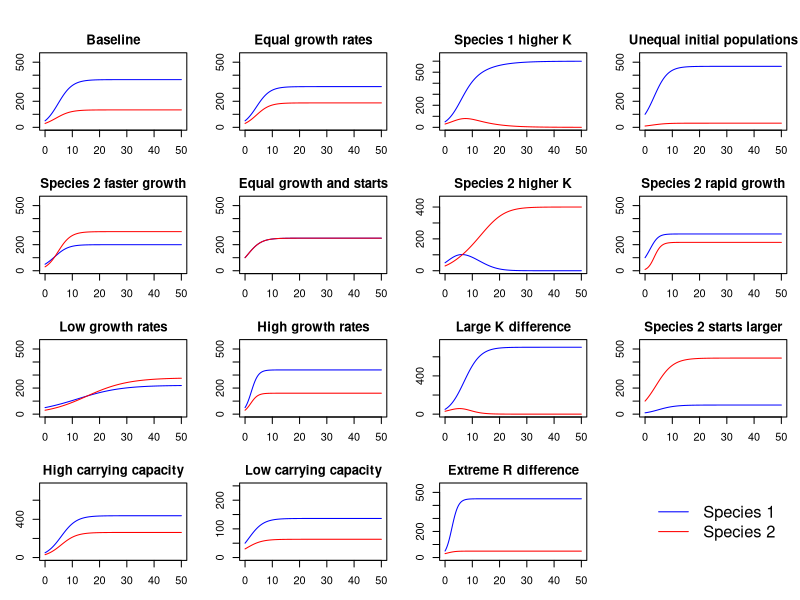
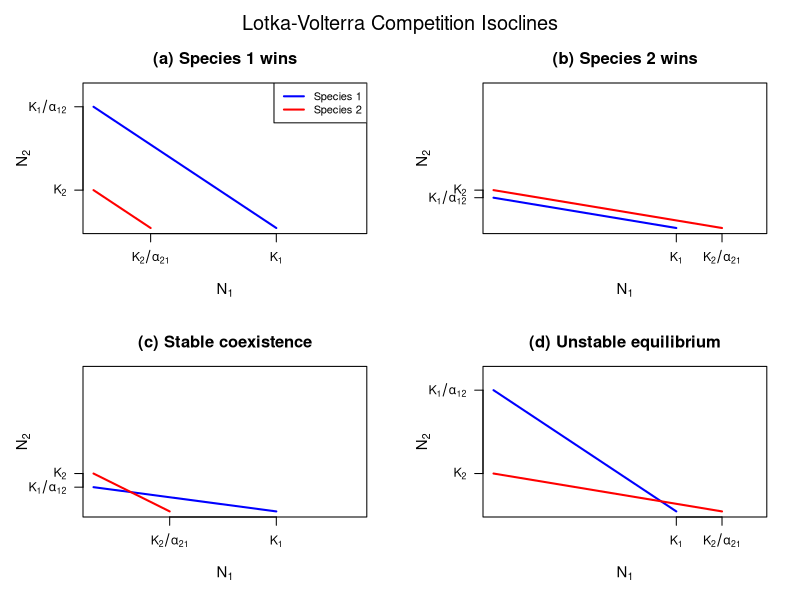
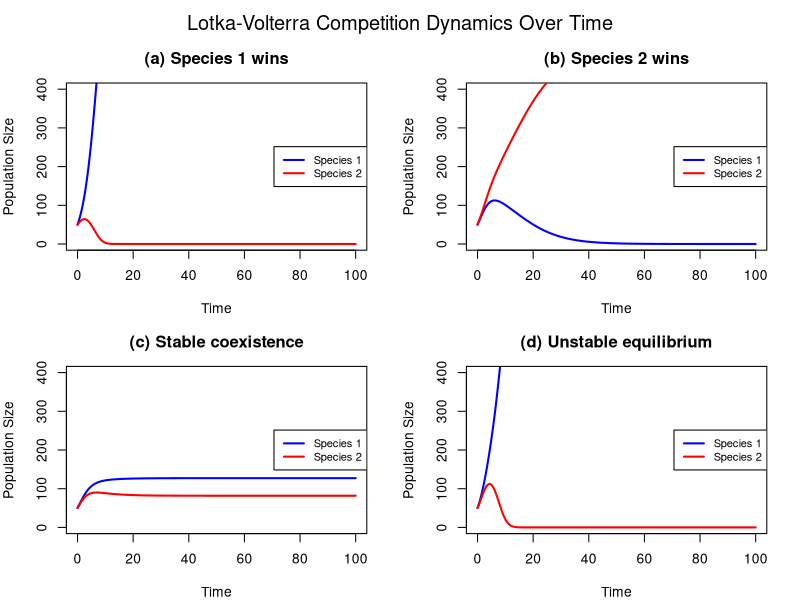

These charts were generated, in order, by the following R code:
## ---- chunk 1
knitr::opts_chunk$set(echo = TRUE)
## ---- chunk 2
# intrinsic growth factors
growth_rate_1 <- 0.4
growth_rate_2 <- 0.3

# Carrying capacity
carry_cap <- 500

# Initial population sizes
init_pop_1 <- 50
init_pop_2 <- 30

# Time resolution
t_res <- 0.05

# Array of time units from t = 0 -> t = 50
t_vec <- seq(from=0, to=50, by=t_res)
## ---- chunk 3
N <- function(dt, t, r1, r2, k1, k2, n0_1, n0_2) {
  
  # initialize vectors
  rows <- length(t)
  n1_vec <- rep(0, rows)
  n1_vec[1] <- n0_1
  n2_vec <- rep(0, rows)
  n2_vec[1] <- n0_2
  
  # calculate n1 and n2
  for (i in 2:rows) {
    n1_prev <- n1_vec[i-1]
    n2_prev <- n2_vec[i-1]
    n1_p_n2 <- n1_prev + n2_prev
    n1_vec[i] <- n1_prev + dt * r1 * n1_prev * (1 - n1_p_n2/k1)
    n2_vec[i] <- n2_prev + dt * r2 * n2_prev * (1 - n1_p_n2/k2)
  }
  
  # output as df
  df <- data.frame(Time = t, N1 = n1_vec, N2 = n2_vec)
  return(df)
}

## ---- chunk 4
# Exploration: Effect of changing parameters
par(mfrow = c(4, 4), mar = c(3, 3, 2, 1), oma = c(0, 0, 2, 0))  # Adjust margins
# 1. Baseline parameters
res1 <- N(t_res, t_vec, 0.4, 0.3, 500, 500, 50, 30)
plot(res1$Time, res1$N1, type = "l", col = "blue", ylim = c(0, 550),
  ylab = "Population", xlab = "Time", main = "Baseline")
lines(res1$Time, res1$N2, col = "red")

# 2. Equal growth rates
res2 <- N(t_res, t_vec, 0.4, 0.4, 500, 500, 50, 30)
plot(res2$Time, res2$N1, type = "l", col = "blue", ylim = c(0, 550),
  ylab = "Population", xlab = "Time", main = "Equal growth rates")
lines(res2$Time, res2$N2, col = "red")

# 3. Species 1 higher K
res3 <- N(t_res, t_vec, 0.4, 0.3, 600, 400, 50, 30)
plot(res3$Time, res3$N1, type = "l", col = "blue", ylim = c(0, 650),
  ylab = "Population", xlab = "Time", main = "Species 1 higher K")
lines(res3$Time, res3$N2, col = "red")

# 4. Unequal starting populations
res4 <- N(t_res, t_vec, 0.4, 0.3, 500, 500, 100, 10)
plot(res4$Time, res4$N1, type = "l", col = "blue", ylim = c(0, 550),
  ylab = "Population", xlab = "Time", main = "Unequal initial populations")
lines(res4$Time, res4$N2, col = "red")

# 5. Species 2 higher growth rate
res5 <- N(t_res, t_vec, 0.3, 0.5, 500, 500, 50, 30)
plot(res5$Time, res5$N1, type = "l", col = "blue", ylim = c(0, 550),
  ylab = "Population", xlab = "Time", main = "Species 2 faster growth")
lines(res5$Time, res5$N2, col = "red")

# 6. Equal growth and equal starts
res6 <- N(t_res, t_vec, 0.4, 0.4, 500, 500, 100, 100)
plot(res6$Time, res6$N1, type = "l", col = "blue", ylim = c(0, 550),
  ylab = "Population", xlab = "Time", main = "Equal growth and starts")
lines(res6$Time, res6$N2, col = "red")

# 7. Species 2 higher K
res7 <- N(t_res, t_vec, 0.4, 0.3, 200, 400, 50, 30)
plot(res7$Time, res7$N1, type = "l", col = "blue", ylim = c(0, 450),
  ylab = "Population", xlab = "Time", main = "Species 2 higher K")
lines(res7$Time, res7$N2, col = "red")

# 8. Species 2 much faster growth
res8 <- N(t_res, t_vec, 0.4, 1.2, 500, 500, 100, 10)
plot(res8$Time, res8$N1, type = "l", col = "blue", ylim = c(0, 550),
  ylab = "Population", xlab = "Time", main = "Species 2 rapid growth")
lines(res8$Time, res8$N2, col = "red")

# 9. Low growth rates
res9 <- N(t_res, t_vec, 0.1, 0.15, 500, 500, 50, 30)
plot(res9$Time, res9$N1, type = "l", col = "blue", ylim = c(0, 550),
  ylab = "Population", xlab = "Time", main = "Low growth rates")
lines(res9$Time, res9$N2, col = "red")

# 10. High growth rates
res10 <- N(t_res, t_vec, 0.8, 0.7, 500, 500, 50, 30)
plot(res10$Time, res10$N1, type = "l", col = "blue", ylim = c(0, 550),
  ylab = "Population", xlab = "Time", main = "High growth rates")
lines(res10$Time, res10$N2, col = "red")

# 11. Very different K values
res11 <- N(t_res, t_vec, 0.4, 0.3, 700, 300, 50, 30)
plot(res11$Time, res11$N1, type = "l", col = "blue", ylim = c(0, 750),
  ylab = "Population", xlab = "Time", main = "Large K difference")
lines(res11$Time, res11$N2, col = "red")

# 12. Reversed initial populations
res12 <- N(t_res, t_vec, 0.4, 0.3, 500, 500, 10, 100)
plot(res12$Time, res12$N1, type = "l", col = "blue", ylim = c(0, 550),
  ylab = "Population", xlab = "Time", main = "Species 2 starts larger")
lines(res12$Time, res12$N2, col = "red")

# 13. Moderate growth, high K
res13 <- N(t_res, t_vec, 0.35, 0.35, 700, 700, 50, 30)
plot(res13$Time, res13$N1, type = "l", col = "blue", ylim = c(0, 750),
  ylab = "Population", xlab = "Time", main = "High carrying capacity")
lines(res13$Time, res13$N2, col = "red")

# 14. Low K values
res14 <- N(t_res, t_vec, 0.4, 0.3, 200, 200, 50, 30)
plot(res14$Time, res14$N1, type = "l", col = "blue", ylim = c(0, 250),
  ylab = "Population", xlab = "Time", main = "Low carrying capacity")
lines(res14$Time, res14$N2, col = "red")

# 15. Extreme growth difference
res15 <- N(t_res, t_vec, 0.9, 0.2, 500, 500, 50, 30)
plot(res15$Time, res15$N1, type = "l", col = "blue", ylim = c(0, 550),
  ylab = "Population", xlab = "Time", main = "Extreme R difference")
lines(res15$Time, res15$N2, col = "red")

# 16. Legend plot (empty with just legend)
plot.new()
legend("center", legend = c("Species 1", "Species 2"), 
  col = c("blue", "red"), lty = 1, cex = 1.5, bty = "n")

par(mfrow = c(1, 1))  # Reset to single plot
## ---- chunk 5
N_asym <- function(dt, t, r1, r2, k1, k2, n0_1, n0_2, alpha_1, alpha_2) {
  
  # initialize vectors
  rows <- length(t)
  n1_vec <- rep(0, rows)
  n1_vec[1] <- n0_1
  n2_vec <- rep(0, rows)
  n2_vec[1] <- n0_2
  
  # calculate n1 and n2
  for (i in 2:rows) {
    n1_prev <- n1_vec[i-1]
    n2_prev <- n2_vec[i-1]
    n1_vec[i] <- n1_prev + dt * r1 * n1_prev * ((k1 - (alpha_1 * n1_prev + n2_prev))/k1)
    n2_vec[i] <- n2_prev + dt * r2 * n2_prev * ((k2 - (n1_prev + alpha_2 * n2_prev))/k2)
  }
  
  # output as df
  df <- data.frame(Time = t, N1 = n1_vec, N2 = n2_vec)
  return(df)
}
## ---- chunk 6
# set carrying capacities
k1 <- 400
k2 <- 250

# set competitive exclusion parameters to match the four scenarios
# Scenario A: Species 1 wins (K1 > K2/α21 AND K1/α12 > K2)
alpha_1a <- 0.5
alpha_2a <- 2

# Scenario B: Species 2 wins (K2 > K1/α12 AND K2/α21 > K1)
alpha_1b <- 2
alpha_2b <- 0.5

# Scenario C: Stable coexistence (K1 > K2/α21 AND K2 > K1/α12)
alpha_1c <- 2.5
alpha_2c <- 1.5

# Scenario D: Unstable equilibrium (K1/α12 > K2 AND K2/α21 > K1)
alpha_1d <- 0.5
alpha_2d <- 0.5

# Set consistent axis limits
xlim <- c(0, max(k1, k2/alpha_2a, k2/alpha_2b, k2/alpha_2c, k2/alpha_2d) * 1.15)
ylim <- c(0, max(k2, k1/alpha_1a, k1/alpha_1b, k1/alpha_1c, k1/alpha_1d) * 1.15)

par(mfrow = c(2, 2), mar = c(5, 5, 3, 2), oma = c(0, 0, 2, 0))

# Scenario A - Species 1 wins
plot(c(k1, 0), c(0, k1/alpha_1a), type = "l", col = "blue", lwd = 2,
  xlim = xlim, ylim = ylim, xlab = "", ylab = "", main = "(a) Species 1 wins",
  xaxt = "n", yaxt = "n")
lines(c(0, k2/alpha_2a), c(k2, 0), col = "red", lwd = 2)
axis(1, at = c(k2/alpha_2a, k1), labels = c(expression(K[2]/alpha[21]), expression(K[1])), 
  las = 1, cex.axis = 0.9)
axis(2, at = c(k2, k1/alpha_1a), labels = c(expression(K[2]), expression(K[1]/alpha[12])), 
  las = 2, cex.axis = 0.9)
mtext(expression(N[1]), side = 1, line = 3, cex = 0.9)
mtext(expression(N[2]), side = 2, line = 3, cex = 0.9)
legend("topright", legend = c("Species 1", "Species 2"), col = c("blue", "red"), lwd = 2, cex = 0.8)

# Scenario B - Species 2 wins
plot(c(k1, 0), c(0, k1/alpha_1b), type = "l", col = "blue", lwd = 2,
  xlim = xlim, ylim = ylim, xlab = "", ylab = "", main = "(b) Species 2 wins",
  xaxt = "n", yaxt = "n")
lines(c(0, k2/alpha_2b), c(k2, 0), col = "red", lwd = 2)
axis(1, at = c(k1, k2/alpha_2b), labels = c(expression(K[1]), expression(K[2]/alpha[21])), 
  las = 1, cex.axis = 0.9)
axis(2, at = c(k1/alpha_1b, k2), labels = c(expression(K[1]/alpha[12]), expression(K[2])), 
  las = 2, cex.axis = 0.9)
mtext(expression(N[1]), side = 1, line = 3, cex = 0.9)
mtext(expression(N[2]), side = 2, line = 3, cex = 0.9)

# Scenario C - Stable coexistence
plot(c(k1, 0), c(0, k1/alpha_1c), type = "l", col = "blue", lwd = 2,
  xlim = xlim, ylim = ylim, xlab = "", ylab = "", main = "(c) Stable coexistence",
  xaxt = "n", yaxt = "n")
lines(c(0, k2/alpha_2c), c(k2, 0), col = "red", lwd = 2)
axis(1, at = c(k2/alpha_2c, k1), labels = c(expression(K[2]/alpha[21]), expression(K[1])), 
  las = 1, cex.axis = 0.9)
axis(2, at = c(k1/alpha_1c, k2), labels = c(expression(K[1]/alpha[12]), expression(K[2])), 
  las = 2, cex.axis = 0.9)
mtext(expression(N[1]), side = 1, line = 3, cex = 0.9)
mtext(expression(N[2]), side = 2, line = 3, cex = 0.9)

# Scenario D - Unstable equilibrium
plot(c(k1, 0), c(0, k1/alpha_1d), type = "l", col = "blue", lwd = 2,
  xlim = xlim, ylim = ylim, xlab = "", ylab = "", main = "(d) Unstable equilibrium",
  xaxt = "n", yaxt = "n")
lines(c(0, k2/alpha_2d), c(k2, 0), col = "red", lwd = 2)
axis(1, at = c(k1, k2/alpha_2d), labels = c(expression(K[1]), expression(K[2]/alpha[21])), 
  las = 1, cex.axis = 0.9)
axis(2, at = c(k2, k1/alpha_1d), labels = c(expression(K[2]), expression(K[1]/alpha[12])), 
  las = 2, cex.axis = 0.9)
mtext(expression(N[1]), side = 1, line = 3, cex = 0.9)
mtext(expression(N[2]), side = 2, line = 3, cex = 0.9)

mtext("Lotka-Volterra Competition Isoclines", outer = TRUE, cex = 1.2)
## ---- chunk 7
dt <- 0.1
t <- seq(0, 100, by = dt)
r1 <- 0.5
r2 <- 0.5
n0_1 <- 50
n0_2 <- 50

# Carrying capacities
k1 <- 400
k2 <- 250

# Competition coefficients for each scenario
alpha_1a <- 0.5
alpha_2a <- 2

alpha_1b <- 2
alpha_2b <- 0.5

alpha_1c <- 2.5
alpha_2c <- 1.5

alpha_1d <- 0.5
alpha_2d <- 0.5

# Run simulations for each scenario
df_a <- N_asym(dt, t, r1, r2, k1, k2, n0_1, n0_2, alpha_1a, alpha_2a)
df_b <- N_asym(dt, t, r1, r2, k1, k2, n0_1, n0_2, alpha_1b, alpha_2b)
df_c <- N_asym(dt, t, r1, r2, k1, k2, n0_1, n0_2, alpha_1c, alpha_2c)
df_d <- N_asym(dt, t, r1, r2, k1, k2, n0_1, n0_2, alpha_1d, alpha_2d)

# Create 2x2 plot layout
par(mfrow = c(2, 2), mar = c(4, 4, 3, 2), oma = c(0, 0, 2, 0))

# Plot (a): Species 1 wins
plot(df_a$Time, df_a$N1, type = "l", col = "blue", lwd = 2, ylim = c(0, max(k1, k2)),
  xlab = "Time", ylab = "Population Size", main = "(a) Species 1 wins")
lines(df_a$Time, df_a$N2, col = "red", lwd = 2)
legend("right", legend = c("Species 1", "Species 2"), col = c("blue", "red"), 
  lwd = 2, cex = 0.8)

# Plot (b): Species 2 wins
plot(df_b$Time, df_b$N1, type = "l", col = "blue", lwd = 2, ylim = c(0, max(k1, k2)),
  xlab = "Time", ylab = "Population Size", main = "(b) Species 2 wins")
lines(df_b$Time, df_b$N2, col = "red", lwd = 2)
legend("right", legend = c("Species 1", "Species 2"), col = c("blue", "red"), 
  lwd = 2, cex = 0.8)

# Plot (c): Stable coexistence
plot(df_c$Time, df_c$N1, type = "l", col = "blue", lwd = 2, ylim = c(0, max(k1, k2)),
  xlab = "Time", ylab = "Population Size", main = "(c) Stable coexistence")
lines(df_c$Time, df_c$N2, col = "red", lwd = 2)
legend("right", legend = c("Species 1", "Species 2"), col = c("blue", "red"), 
  lwd = 2, cex = 0.8)

# Plot (d): Unstable equilibrium
plot(df_d$Time, df_d$N1, type = "l", col = "blue", lwd = 2, ylim = c(0, max(k1, k2)),
  xlab = "Time", ylab = "Population Size", main = "(d) Unstable equilibrium")
lines(df_d$Time, df_d$N2, col = "red", lwd = 2)
legend("right", legend = c("Species 1", "Species 2"), col = c("blue", "red"), 
  lwd = 2, cex = 0.8)

mtext("Lotka-Volterra Competition Dynamics Over Time", outer = TRUE, cex = 1.2)
